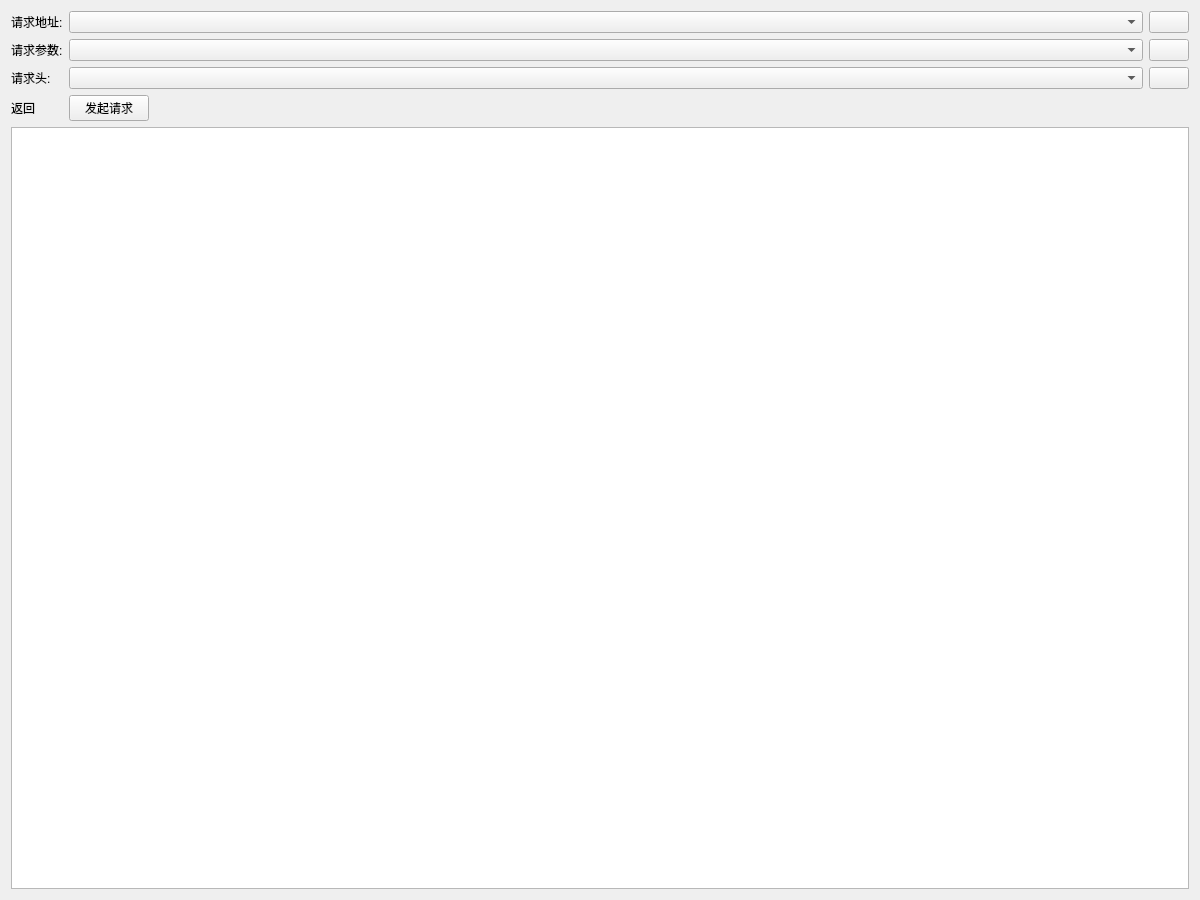
<?xml version="1.0" encoding="UTF-8"?>
<ui version="4.0">
 <class>QtWidgetsApplication1Class</class>
 <widget class="QMainWindow" name="QtWidgetsApplication1Class">
  <property name="geometry">
   <rect>
    <x>0</x>
    <y>0</y>
    <width>1200</width>
    <height>900</height>
   </rect>
  </property>
  <property name="sizePolicy">
   <sizepolicy hsizetype="Ignored" vsizetype="Ignored">
    <horstretch>0</horstretch>
    <verstretch>0</verstretch>
   </sizepolicy>
  </property>
  <property name="windowTitle">
   <string>QtWidgetsApplication1</string>
  </property>
  <property name="windowIcon">
   <iconset resource="QtWidgetsApplication1.qrc">
    <normaloff>:/QtWidgetsApplication1/images/logo.ico</normaloff>:/QtWidgetsApplication1/images/logo.ico</iconset>
  </property>
  <widget class="QWidget" name="centralWidget">
   <property name="sizePolicy">
    <sizepolicy hsizetype="Ignored" vsizetype="Ignored">
     <horstretch>0</horstretch>
     <verstretch>0</verstretch>
    </sizepolicy>
   </property>
   <layout class="QGridLayout" name="gridLayout">
    <item row="0" column="0">
     <widget class="QLabel" name="label">
      <property name="sizePolicy">
       <sizepolicy hsizetype="Fixed" vsizetype="Fixed">
        <horstretch>0</horstretch>
        <verstretch>0</verstretch>
       </sizepolicy>
      </property>
      <property name="text">
       <string>请求地址:</string>
      </property>
     </widget>
    </item>
    <item row="0" column="1">
     <widget class="QComboBox" name="comboBox_url">
      <property name="sizePolicy">
       <sizepolicy hsizetype="Expanding" vsizetype="Fixed">
        <horstretch>0</horstretch>
        <verstretch>0</verstretch>
       </sizepolicy>
      </property>
     </widget>
    </item>
    <item row="0" column="2">
     <widget class="QPushButton" name="pushButton_url">
      <property name="sizePolicy">
       <sizepolicy hsizetype="Fixed" vsizetype="Fixed">
        <horstretch>0</horstretch>
        <verstretch>0</verstretch>
       </sizepolicy>
      </property>
      <property name="mouseTracking">
       <bool>false</bool>
      </property>
      <property name="tabletTracking">
       <bool>false</bool>
      </property>
      <property name="acceptDrops">
       <bool>false</bool>
      </property>
      <property name="toolTip">
       <string>&lt;html&gt;&lt;head/&gt;&lt;body&gt;&lt;p&gt;删除此记录&lt;/p&gt;&lt;/body&gt;&lt;/html&gt;</string>
      </property>
      <property name="toolTipDuration">
       <number>0</number>
      </property>
      <property name="styleSheet">
       <string notr="true"/>
      </property>
      <property name="text">
       <string/>
      </property>
      <property name="icon">
       <iconset resource="QtWidgetsApplication1.qrc">
        <normaloff>:/QtWidgetsApplication1/images/delete.ico</normaloff>:/QtWidgetsApplication1/images/delete.ico</iconset>
      </property>
      <property name="checkable">
       <bool>false</bool>
      </property>
      <property name="checked">
       <bool>false</bool>
      </property>
      <property name="flat">
       <bool>false</bool>
      </property>
     </widget>
    </item>
    <item row="1" column="0">
     <widget class="QLabel" name="label_2">
      <property name="text">
       <string>请求参数:</string>
      </property>
     </widget>
    </item>
    <item row="1" column="1">
     <widget class="QComboBox" name="comboBox_pamars">
      <property name="sizePolicy">
       <sizepolicy hsizetype="Minimum" vsizetype="Fixed">
        <horstretch>0</horstretch>
        <verstretch>0</verstretch>
       </sizepolicy>
      </property>
     </widget>
    </item>
    <item row="1" column="2">
     <widget class="QPushButton" name="pushButton_pamars">
      <property name="sizePolicy">
       <sizepolicy hsizetype="Fixed" vsizetype="Fixed">
        <horstretch>0</horstretch>
        <verstretch>0</verstretch>
       </sizepolicy>
      </property>
      <property name="mouseTracking">
       <bool>false</bool>
      </property>
      <property name="tabletTracking">
       <bool>false</bool>
      </property>
      <property name="acceptDrops">
       <bool>false</bool>
      </property>
      <property name="toolTip">
       <string>&lt;html&gt;&lt;head/&gt;&lt;body&gt;&lt;p&gt;删除此记录&lt;/p&gt;&lt;/body&gt;&lt;/html&gt;</string>
      </property>
      <property name="toolTipDuration">
       <number>0</number>
      </property>
      <property name="styleSheet">
       <string notr="true"/>
      </property>
      <property name="text">
       <string/>
      </property>
      <property name="icon">
       <iconset resource="QtWidgetsApplication1.qrc">
        <normaloff>:/QtWidgetsApplication1/images/delete.ico</normaloff>:/QtWidgetsApplication1/images/delete.ico</iconset>
      </property>
      <property name="checkable">
       <bool>false</bool>
      </property>
      <property name="checked">
       <bool>false</bool>
      </property>
      <property name="flat">
       <bool>false</bool>
      </property>
     </widget>
    </item>
    <item row="2" column="0">
     <widget class="QLabel" name="label_4">
      <property name="text">
       <string>请求头:</string>
      </property>
     </widget>
    </item>
    <item row="2" column="1">
     <widget class="QComboBox" name="comboBox_header">
      <property name="sizePolicy">
       <sizepolicy hsizetype="Minimum" vsizetype="Fixed">
        <horstretch>0</horstretch>
        <verstretch>0</verstretch>
       </sizepolicy>
      </property>
     </widget>
    </item>
    <item row="2" column="2">
     <widget class="QPushButton" name="pushButton_header">
      <property name="sizePolicy">
       <sizepolicy hsizetype="Fixed" vsizetype="Fixed">
        <horstretch>0</horstretch>
        <verstretch>0</verstretch>
       </sizepolicy>
      </property>
      <property name="mouseTracking">
       <bool>false</bool>
      </property>
      <property name="tabletTracking">
       <bool>false</bool>
      </property>
      <property name="acceptDrops">
       <bool>false</bool>
      </property>
      <property name="toolTip">
       <string>&lt;html&gt;&lt;head/&gt;&lt;body&gt;&lt;p&gt;删除此记录&lt;/p&gt;&lt;/body&gt;&lt;/html&gt;</string>
      </property>
      <property name="toolTipDuration">
       <number>0</number>
      </property>
      <property name="text">
       <string/>
      </property>
      <property name="icon">
       <iconset resource="QtWidgetsApplication1.qrc">
        <normaloff>:/QtWidgetsApplication1/images/delete.ico</normaloff>:/QtWidgetsApplication1/images/delete.ico</iconset>
      </property>
      <property name="checkable">
       <bool>false</bool>
      </property>
      <property name="checked">
       <bool>false</bool>
      </property>
      <property name="flat">
       <bool>false</bool>
      </property>
     </widget>
    </item>
    <item row="3" column="0">
     <widget class="QLabel" name="label_3">
      <property name="text">
       <string>返回</string>
      </property>
     </widget>
    </item>
    <item row="3" column="1">
     <widget class="QPushButton" name="pushButton">
      <property name="sizePolicy">
       <sizepolicy hsizetype="Fixed" vsizetype="Fixed">
        <horstretch>0</horstretch>
        <verstretch>0</verstretch>
       </sizepolicy>
      </property>
      <property name="text">
       <string>发起请求</string>
      </property>
     </widget>
    </item>
    <item row="4" column="0" colspan="3">
     <widget class="QTextEdit" name="et_result">
      <property name="sizePolicy">
       <sizepolicy hsizetype="Expanding" vsizetype="Minimum">
        <horstretch>0</horstretch>
        <verstretch>0</verstretch>
       </sizepolicy>
      </property>
     </widget>
    </item>
   </layout>
  </widget>
 </widget>
 <layoutdefault spacing="6" margin="11"/>
 <resources>
  <include location="QtWidgetsApplication1.qrc"/>
 </resources>
 <connections/>
</ui>
